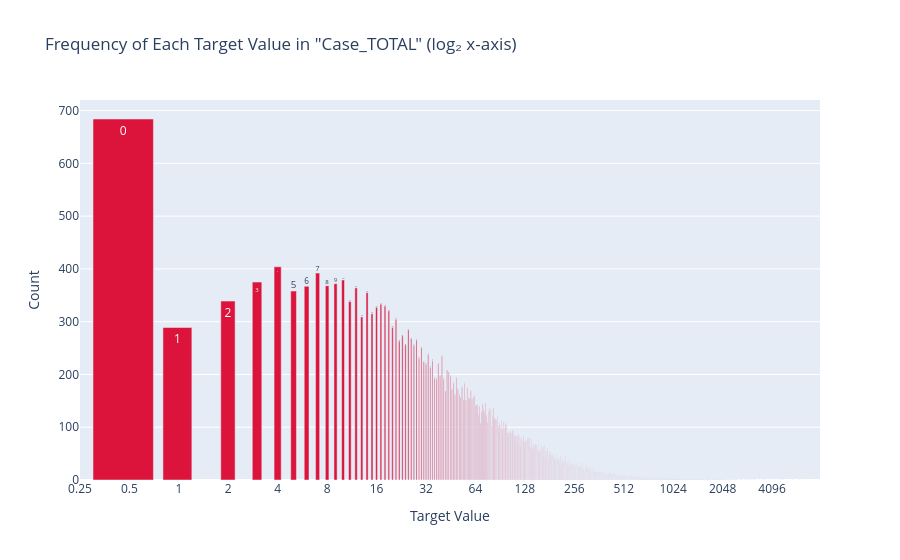

This figure's notebook cell:
### Code cell
plot_log2_frequency(dataset, 'Case_TOTAL')

### Figure 1 — Plotly figure (JSON) as saved in the notebook; plotly's stock layout.template omitted (floating-point values rounded to 4 significant figures; data arrays with more than 128 entries replaced by an {"elided": "..."} marker saying what was removed)
{"data": [{"hovertemplate": "Value: %{text}<br>Count: %{y}<extra></extra>", "marker": {"color": "crimson"}, "text": {"elided": "1245 str values"}, "type": "bar", "x": {"elided": "1245 float values"}, "y": {"elided": "1245 int values"}}], "layout": {"title": {"text": "Frequency of Each Target Value in \"Case_TOTAL\" (log₂ x-axis)"}, "xaxis": {"dtick": 0.301, "title": {"text": "Target Value"}, "type": "log"}, "yaxis": {"title": {"text": "Count"}}}}
